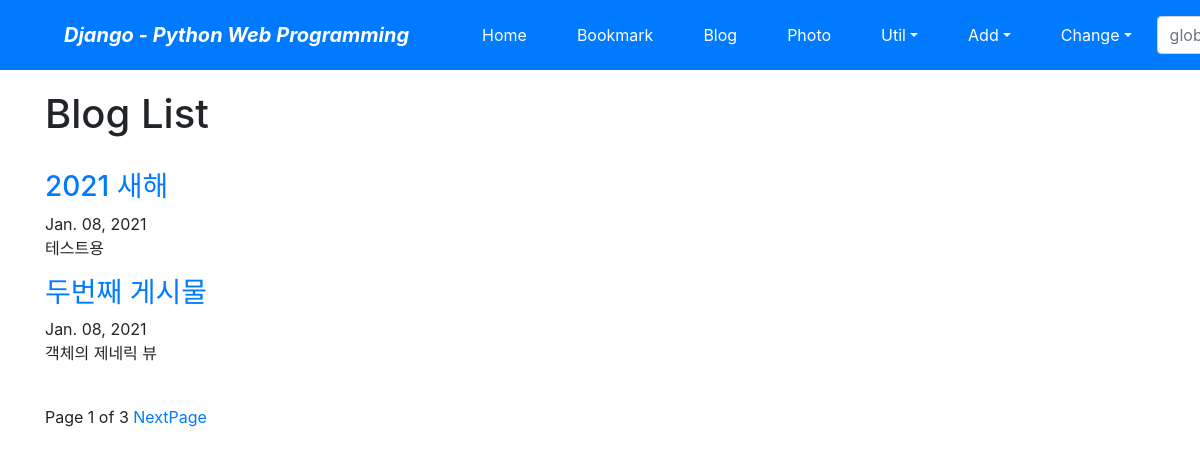
/blog/, run on an earlier commit of the app's database.
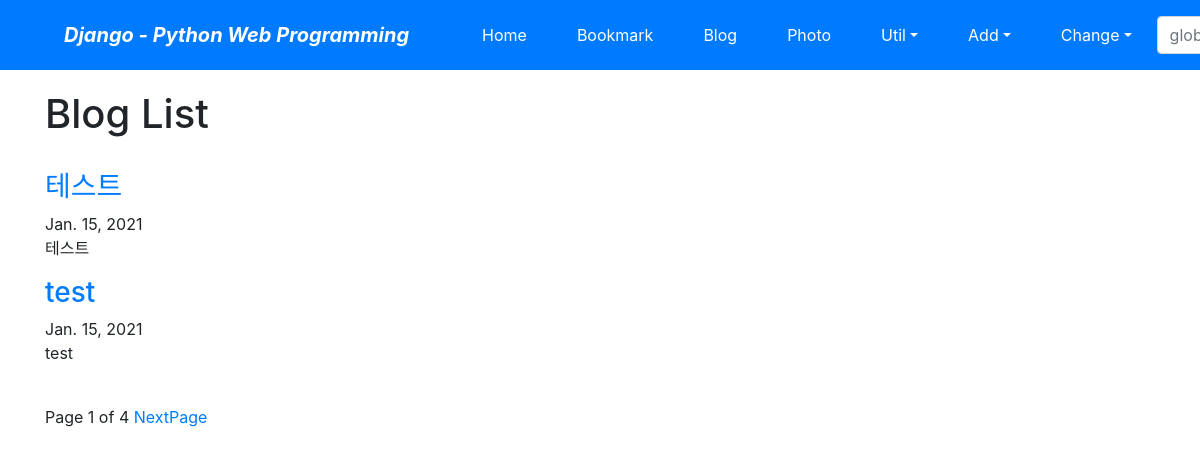
And on a later commit of the database.
### blog/models.py (models this page shows, shortened)
class Post(models.Model):
    title = models.CharField(verbose_name='TITLE', max_length=50)
    slug = models.SlugField('SLUG', unique=True, allow_unicode=True, help_text='one word for title alias.')
    description = models.CharField('DESCRIPTION', max_length=100, blank=True, help_text='simple description text.')
    content = models.TextField('CONTENT')
    create_dt = models.DateTimeField('CREATE DATE', auto_now_add=True)
    modify_dt = models.DateTimeField('MODIFY DATE', auto_now=True)
    tags = TaggableManager(blank=True)
    owner = models.ForeignKey(User, on_delete=models.CASCADE, verbose_name='OWNER', blank=True, null=True)
    class Meta:
        verbose_name = 'post'
        verbose_name_plural = 'posts'
        db_table = 'blog_posts'
        ordering = ('-modify_dt',)
    def get_absolute_url(self):
        return reverse('blog:post_detail', args=(self.slug,))

### blog/views.py (the view)
# urls.py: path('', views.PostLV.as_view(), name='index'),
class PostLV(ListView):
    model = Post
    template_name = 'blog/post_all.html'
    context_object_name = 'posts'
    paginate_by = 2

### blog/templates/blog/post_all.html (shortened to what this page needs)
{% extends 'base.html' %}
{% block content %}
<h1>Blog List</h1>
<br>
{% for post in posts %}
    <h3><a href="{{ post.get_absolute_url }}">{{ post.title }}</a></h3>
    {{ post.modify_dt|date:"N d, Y" }}
    <p>{{ post.description }}</p>
{% endfor %}
<br>
<div>
    <span>
        Page {{ page_obj.number }} of {{ page_obj.paginator.num_pages }}
        {% if page_obj.has_next %}
            <a href="?page={{ page_obj.next_page_number }}">NextPage</a>
        {% endif %}
    </span>
</div>
{% endblock %}

What changed in the data, as far as the page shows it:
no longer on this page (row unchanged): Post: title "2021 새해", modify_dt "Jan. 08, 2021", description "테스트용"
no longer on this page (row unchanged): Post: title "두번째 게시물", modify_dt "Jan. 08, 2021", description "객체의 제네릭 뷰"
added Post: title "테스트", modify_dt "Jan. 15, 2021", description "테스트"
added Post: title "test", modify_dt "Jan. 15, 2021", description "test"
Also different on the page:
{{ page_obj.paginator.num_pages }}: "3" → "4"
